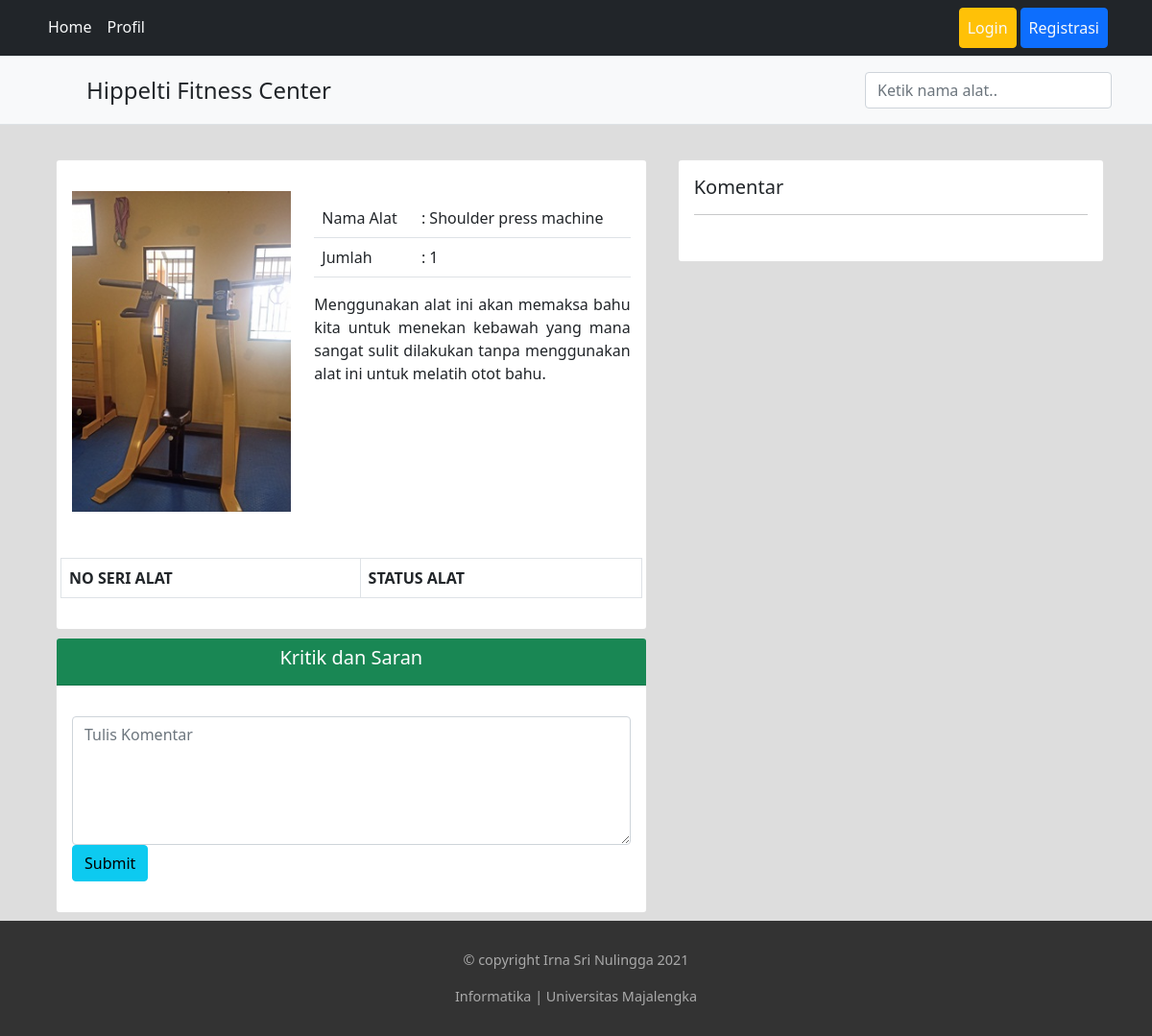
The page /post/detail/17 on the database its author committed.
### tables this page shows
CREATE TABLE `t_alat` (
  `id_alat` int(11) NOT NULL,
  `nama_alat` varchar(50) NOT NULL,
  `foto` varchar(150) NOT NULL,
  `jumlah` int(11) NOT NULL,
  `fungsi` text NOT NULL
);

### application/controllers/post.php (called while the page is built, shortened)
<?php
class Post extends CI_Controller
{
    public function detail($id_alat)
    {
        $data['judul'] = 'Detail';
        $data['title'] = 'Detail';
        $data['file'] = 'detail';
        $data['alat'] = $this->db->get_where('t_alat', ['id_alat' => $id_alat])->row_array();
        $data['komen'] = $this->mydb->all_komen($id_alat);
        $data['tampil'] = $this->db->get_where('t_status_alat', ['id_alat' => $id_alat]);
        $this->load->view('guest/index', $data);
    }
}

### index.php (called while the page is built, shortened)
<?php
require_once BASEPATH . 'core/CodeIgniter.php';

### application/views/guest/detail.php (the view, shortened to what this page needs)
<div class="container">
    <div class="row">
        <div class="col-md-7">
            <div class="card mb-2 mt-1 mx-2">
                <div class="card-body">
                    <div class="row">
                        <div class="col-md-5">
                            <div style="max-height: 350px; overflow:hidden;">
                                <img src="<?= base_url('images/foto/' . $alat['foto']) ?>" alt="<?= $alat['nama_alat'] ?>" class="img-fluid mt-3">
                            </div>
                        </div>
                        <div class="col-md-7">
                            <table class="table mt-4">
                                <tr>
                                    <td>Nama Alat</td>
                                    <td>: <?= $alat['nama_alat'] ?></td>
                                </tr>
                                <tr>
                                    <td>Jumlah</td>
                                    <td>: <?= $alat['jumlah'] ?></td>
                                </tr>
                            </table>
                            <article class="my-3 fs-6" style="text-align:justify;">
                                <?= $alat['fungsi'] ?>
                            </article>
                        </div>
                    </div>
                    <div class="row mt-5">
                        <table class="table table-bordered table-hover <?= ($tampil->num_rows() > 5) ? 'alat_fitnes' : ''; ?>">
                            <thead>
                                <tr>
                                    <th>NO SERI ALAT</th>
                                    <th>STATUS ALAT</th>
                                </tr>
                            </thead>
                        </table>
                    </div>
                </div>
            </div>
            <div class="card mt-1 mx-2">
                <div class="card-header bg-success text-white text-center">
                    <h5>Kritik dan Saran</h5>
                </div>
                <div class="card-body">
                    <div class="row my-3">
                        <div class="col-md-12">
                            <form method="POST" id="form_komen">
                                <div class="form-group">
                                    <textarea name="komen" id="komen" class="form-control" placeholder="Tulis Komentar" rows="5"></textarea>
                                </div>
                                <div class="form-group">
                                    <input type="submit" name="submit" id="submit" class="btn btn-info" value="Submit" />
                                </div>
                            </form>
                        </div>
                    </div>
                </div>
            </div>
        </div>
        <div class="col-md-5">
            <div class="card mt-1">
                <div class="card-body mb-3">
                    <h5>Komentar</h5>
                    <hr>
                </div>
            </div>
        </div>
    </div>
</div>

### rows shown on the page
t_alat: foto (picture), nama_alat "Shoulder press machine", jumlah "1", fungsi "Menggunakan alat ini akan memaksa bahu kita untuk menekan kebawah yang mana sangat sulit dilakukan tanpa menggunakan alat ini untuk melatih otot bahu."
